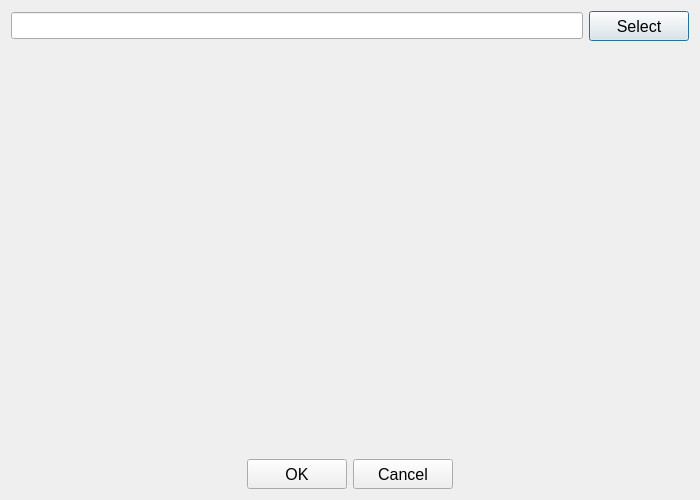
<?xml version="1.0" encoding="UTF-8"?>
<ui version="4.0">
 <class>ExportDictionaryDialog</class>
 <widget class="QDialog" name="ExportDictionaryDialog">
  <property name="geometry">
   <rect>
    <x>0</x>
    <y>0</y>
    <width>700</width>
    <height>500</height>
   </rect>
  </property>
  <property name="font">
   <font>
    <family>Tahoma</family>
    <pointsize>12</pointsize>
   </font>
  </property>
  <property name="windowTitle">
   <string>Export Dictionary</string>
  </property>
  <layout class="QVBoxLayout" name="verticalLayout_2">
   <item>
    <layout class="QHBoxLayout" name="horizontalLayout">
     <item>
      <widget class="QLineEdit" name="textPath"/>
     </item>
     <item>
      <widget class="QPushButton" name="btnSelectPath">
       <property name="minimumSize">
        <size>
         <width>100</width>
         <height>30</height>
        </size>
       </property>
       <property name="text">
        <string>Select</string>
       </property>
      </widget>
     </item>
    </layout>
   </item>
   <item>
    <layout class="QHBoxLayout" name="horizontalLayout_2" stretch="3,7">
     <item>
      <widget class="DictionaryListWidget" name="dictionaryListWidget" native="true"/>
     </item>
     <item>
      <layout class="QVBoxLayout" name="verticalLayout">
       <item>
        <widget class="DictionaryWidget" name="dictionaryWidget" native="true"/>
       </item>
       <item>
        <widget class="QLabel" name="labelNumOfWords">
         <property name="text">
          <string/>
         </property>
        </widget>
       </item>
      </layout>
     </item>
    </layout>
   </item>
   <item>
    <layout class="QHBoxLayout" name="horizontalLayout_3">
     <item>
      <spacer name="horizontalSpacer">
       <property name="orientation">
        <enum>Qt::Horizontal</enum>
       </property>
       <property name="sizeHint" stdset="0">
        <size>
         <width>40</width>
         <height>20</height>
        </size>
       </property>
      </spacer>
     </item>
     <item>
      <widget class="QPushButton" name="btnOK">
       <property name="minimumSize">
        <size>
         <width>100</width>
         <height>30</height>
        </size>
       </property>
       <property name="text">
        <string>OK</string>
       </property>
       <property name="icon">
        <iconset resource="Resource.qrc">
         <normaloff>:/icons/ok.png</normaloff>:/icons/ok.png</iconset>
       </property>
      </widget>
     </item>
     <item>
      <widget class="QPushButton" name="btnCancel">
       <property name="minimumSize">
        <size>
         <width>100</width>
         <height>30</height>
        </size>
       </property>
       <property name="text">
        <string>Cancel</string>
       </property>
       <property name="icon">
        <iconset resource="Resource.qrc">
         <normaloff>:/icons/cancel.png</normaloff>:/icons/cancel.png</iconset>
       </property>
      </widget>
     </item>
     <item>
      <spacer name="horizontalSpacer_2">
       <property name="orientation">
        <enum>Qt::Horizontal</enum>
       </property>
       <property name="sizeHint" stdset="0">
        <size>
         <width>40</width>
         <height>20</height>
        </size>
       </property>
      </spacer>
     </item>
    </layout>
   </item>
  </layout>
 </widget>
 <customwidgets>
  <customwidget>
   <class>DictionaryWidget</class>
   <extends>QWidget</extends>
   <header>Widget/DictionaryWidget.h</header>
   <container>1</container>
  </customwidget>
  <customwidget>
   <class>DictionaryListWidget</class>
   <extends>QWidget</extends>
   <header>Widget/DictionaryListWidget.h</header>
   <container>1</container>
  </customwidget>
 </customwidgets>
 <resources>
  <include location="Resource.qrc"/>
 </resources>
 <connections/>
</ui>
